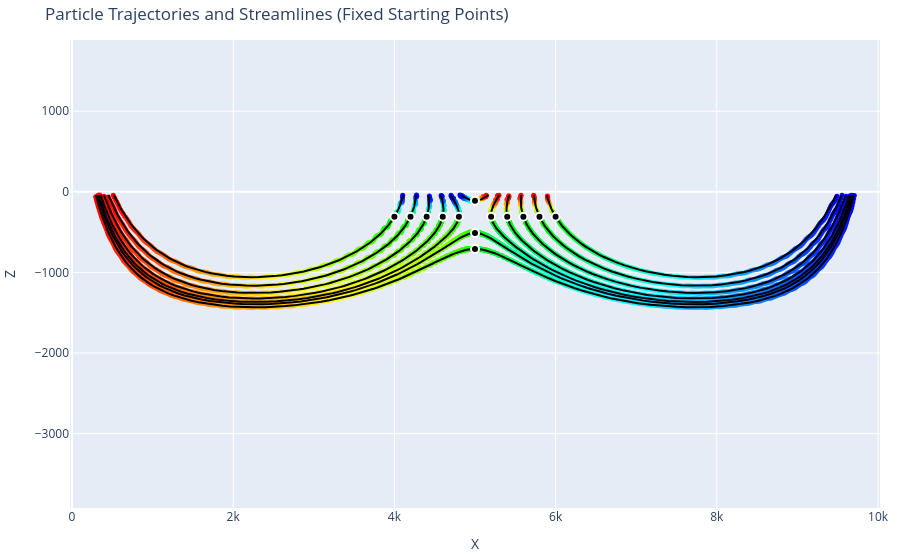

Write notebook code for a chart like this one.
### Code cell
#Step 6-1:Generate particles trajectories across specified points, accompanied by streamlines under average field. 
#Particles are released from t=0P
import numpy as np
import os
import pandas as pd
from numba import jit, prange
import plotly.graph_objects as go

# Parameter settings (ensure these are already defined)
params = {
    'p': 3, 'q': 3, 'HRx': 6, 'HLx': 3, 'D': -2000, 'a': 2/3, 'b': 1/3,
    'LX': 10000, 'LY': 10000, 'TauD':1
}

# Extract parameters
p, q, HRx, HLx, D, a, b, TauD = [params[k] for k in ('p', 'q', 'HRx', 'HLx', 'D', 'a', 'b', 'TauD')]
LX, LY = params['LX'], params['LY']

# Precompute mesh grid and cosine values
mesh_x, mesh_z = 101, 101
x_range = np.linspace(0, LX, mesh_x)
z_range = np.linspace(D, 0, mesh_z)
b1 = np.cos(np.pi * x_range / LX)
b2 = np.cos(p * np.pi * x_range / LX)

# Precompute cosh values for efficiency
c1 = np.cosh(np.pi * D / LX)
c2 = np.cosh(p * np.pi * D / LX)

@jit(nopython=True, parallel=True)
def compute_J(e1, e2):
    """Calculate the J matrix and related variables in 2D (x, z) space."""
    J = np.zeros((mesh_x, mesh_z))
    for i in prange(mesh_x):
        for k in prange(mesh_z):
            hA = HRx - HRx * b1[i] * np.cosh(np.pi * (z_range[k] - D) / LX) / c1
            hB = HLx - HLx * b2[i] * np.cosh(p * np.pi * (z_range[k] - D) / LX) / c2
            g1, g2 = 0.0, 0.0
            for n in range(1, 1000):  
                k1, an = (-1) ** (n - 1), (2 * n - 1) * np.pi / 2
                b0 = np.cos(an * (z_range[k] - D) / D)
                f1 = D * (k1 * an * b0 * (1 / an**2 + (an**2 * e1 + 2 * np.pi * TauD * e2) / (an**4 + 4 * np.pi**2 * TauD**2)))
                g1 += f1
                k2, d1 = (-1) ** n, an**2 + (p * np.pi * D / LX)**2
                f2 = D * (k2 * an * b0 * (1 / d1 + (d1 * e1 + 2 * np.pi * TauD * e2) / (d1**2 + 4 * np.pi**2 * TauD**2)))
                g2 += f2               
            hC = HLx * g1 / D + HLx * b2[i] * g2 / D
            J[i, k] = hA + a * hB + b * hC
    return J

def calculate_fields(tp):
    e1 = np.cos(2 * np.pi * tp)
    e2 = np.sin(2 * np.pi * tp)
    J = compute_J(e1, e2)
    dx, dz = x_range[1] - x_range[0], z_range[1] - z_range[0]
    grad_x, grad_z = np.gradient(J, dx, dz)
    vx, vz = -100000 * grad_x, -100000 * grad_z
    H = J  # Hydraulic head (H) is equivalent to J
    return H, vx, vz  # Removed UU from the return statement

# Function to get velocity components at a specific point (x, z) without recalculating the entire field each time
def get_velocity_components(vx, vz, x, z):
    """Retrieve the velocity components at a specific point (x, z)."""
    ix = np.abs(x_range - x).argmin()
    iz = np.abs(z_range - z).argmin()
    return vx[ix, iz], vz[ix, iz]

def track_particles(tracking_points, tp_start, tp_end, step_size, x_range=(0, 10000), z_range=(-2000, -40)):
    positions = []
    # Precompute the velocity fields for all time points once and store them in a dictionary
    if step_size > 0:
        time_points = np.round(np.arange(tp_start, tp_end + step_size, step_size), decimals=2)
    else:
        time_points = np.round(np.arange(tp_start, tp_end - step_size, step_size), decimals=2)  # For backward tracking

    velocity_fields = {tp: calculate_fields(tp)[1:] for tp in time_points}
    
    for x_start, z_start in tracking_points:
        x, z = x_start, z_start
        traj = [(x, z, tp_start)]
        
        if step_size > 0:
            iter_time_points = time_points[time_points > tp_start]
        else:
            iter_time_points = time_points[time_points < tp_start]  # For backward tracking
        
        for tp in iter_time_points:
            try:
                vx, vz = velocity_fields[tp]
            except KeyError as e:
                print(f"KeyError encountered: {e}. Available keys: {list(velocity_fields.keys())}")
                raise
            vx_at_point, vz_at_point = get_velocity_components(vx, vz, x, z)
            x_new, z_new = x + vx_at_point * step_size, z + vz_at_point * step_size
            
            if not (x_range[0] <= x_new <= x_range[1] and z_range[0] <= z_new <= z_range[1]):
                break
            
            traj.append((x_new, z_new, tp))
            x, z = x_new, z_new
        
        positions.append(np.array(traj))
    
    return positions

# Set initial particle position and time parameters
tp_start, tp_end, step_size = 0, 50, 0.1
tp_back_start, tp_back_end, step_back_size = 0, -50, -0.1

# Define the fixed tracking points
tracking_points = [
    (4000, -310), (4200, -310),(4400, -310),(4600, -310),(4800, -310),
    (5200, -310), (5400, -310),(5600, -310),(5800, -310),(6000, -310),
    (5000, -510), (5000, -710),(5000, -110)]

# Track particles for the specified tracking points using the optimized function
all_trajectories = track_particles(tracking_points, tp_start, tp_end, step_size)
all_backward_trajectories = track_particles(tracking_points, tp_back_start, tp_back_end, step_back_size)
    
# Function to load tracked streamlines from CSV
def load_tracked_streamlines(csv_filename):
    df = pd.read_csv(csv_filename)
    streamlines = []
    for streamline_id in df['streamline_id'].unique():
        streamline_data = df[df['streamline_id'] == streamline_id][['x', 'z']].values
        streamlines.append(streamline_data)
    return streamlines

# Load tracked streamlines from CSV
current_working_dir = os.getcwd()
result_folder = os.path.join(current_working_dir, 'results')
csv_filename = os.path.join(result_folder, 'tracked_streamlines.csv')
streamlines = load_tracked_streamlines(csv_filename)

# Plotting setup
fig = go.Figure()

# Color scales for forward and backward trajectories
colorscale_forward = [[0, 'rgba(0, 255, 0, 1)'], [0.5, 'rgba(255, 255, 0, 0.5)'], [1, 'rgba(255, 0, 0, 1)']]
colorscale_backward = [[0, 'rgba(0, 0, 255, 1)'], [0.5, 'rgba(0, 255, 255, 0.5)'], [1, 'rgba(0, 255, 0, 1)']]

# Add traces for forward and backward trajectories
for traj, colorscale in zip([all_trajectories, all_backward_trajectories], [colorscale_forward, colorscale_backward]):
    for path in traj:
        fig.add_trace(go.Scatter(
            x=path[:, 0], 
            y=path[:, 1], 
            mode='lines+markers',
            marker=dict(size=5, color=path[:, 2], colorscale=colorscale, showscale=False),
            name='Forward' if traj is all_trajectories else 'Backward'
        ))

# Plot tracked streamlines
for streamline in streamlines:
    fig.add_trace(go.Scatter(
        x=streamline[:, 0], 
        y=streamline[:, 1], 
        mode='lines', 
        line=dict(width=2, color='black'),
        name='Streamline'
    ))

# Add starting points as black filled circles
start_points_x = [point[0] for point in tracking_points]
start_points_z = [point[1] for point in tracking_points]

fig.add_trace(go.Scatter(
    x=start_points_x,
    y=start_points_z,
    mode='markers',
    marker=dict(size=8, color='black', symbol='circle', line=dict(width=2, color='white')),
    name='Starting Points'
))

# Update layout
fig.update_layout(
    title="Particle Trajectories and Streamlines (Fixed Starting Points)",
    xaxis_title='X',
    yaxis_title='Z',
    margin=dict(r=10, l=10, b=10, t=40),
    xaxis=dict(range=[0, 10000]),
    yaxis=dict(range=[-2000, -40], scaleanchor="x", scaleratio=1),
    showlegend=False
)

# Custom color bar for both forward and backward trajectories
fig.update_coloraxes(
    colorscale=[[0, '#0000FF'], [0.5, '#00FF00'], [1, '#FF0000']],
    cmin=-50,
    cmax=50,
    colorbar=dict(
        title='Time (tp)',
        tickvals=[-50, -25, 0, 25, 50],
        ticktext=['-50', '-25', '0', '25', '50']
    )
)

# Show the plot
fig.show()

# Save the plot as an HTML file
html_filename = os.path.join(result_folder, 'basin_scale_particle_trajectories_with_streamlines_taud_1_0P.html')
fig.write_html(html_filename)

# Optionally, save the trajectory to a CSV file
#csv_filename = os.path.join(result_folder, 'basin_scale_particle_trajectories_with_streamlines_taud_1_0P.csv')
#np.savetxt(csv_filename, np.vstack([traj.reshape(-1, 3) for traj in all_trajectories + all_backward_trajectories]), delimiter=',', header='x,z,tp', comments='')

print(f"Particle trajectories and streamlines for fixed starting points have been calculated and saved to {html_filename} and {csv_filename}.")
